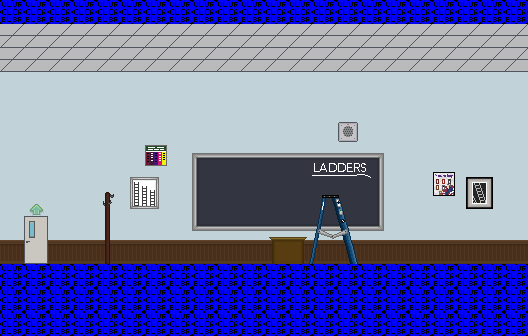

A level layout from a 2D game, rendered from its tile map. Below: a short description, then the map file with tile-grid data replaced by summaries:
An orthogonal 22x14 tile map with 24x24 px tiles, 6 tile layers (bg, walldecor, podium, seats, ...), 2 tilesets and 1 object (door).

<map version="1.0" orientation="orthogonal" width="22" height="14" tilewidth="24" tileheight="24">
 <properties>
  <property name="autosave" value="false" />
  <property name="soundtrack" value="greendale-alt" />
 </properties>
 <tileset firstgid="1" name="greendale-classrooms" tilewidth="24" tileheight="24">
  <image source="../images/tilesets/greendale-classrooms.png" width="288" height="479" />
 </tileset>
 <tileset firstgid="229" name="collisions" tilewidth="24" tileheight="24">
  <image source="../images/tilesets/collisions.png" width="512" height="512" />
 </tileset>
 <layer name="bg" width="22" height="14">
  <data>[308 cells, 308 non-empty, 9 distinct tile ids]</data>
 </layer>
 <layer name="walldecor" width="22" height="14">
  <data>[308 cells, 45 non-empty, 17 distinct tile ids]</data>
 </layer>
 <layer name="podium" width="22" height="14">
  <data>[308 cells, 16 non-empty, 12 distinct tile ids]</data>
 </layer>
 <layer name="seats" width="22" height="14">
  <properties>
   <property name="foreground" value="true" />
  </properties>
  <data>[308 cells, 24 non-empty, 4 distinct tile ids]</data>
 </layer>
 <layer name="ladder" width="22" height="14">
  <data>[308 cells, 10 non-empty, 10 distinct tile ids]</data>
 </layer>
 <layer name="collision" width="22" height="14">
  <data>[308 cells, 88 non-empty, 1 distinct tile ids]</data>
 </layer>
 <objectgroup name="nodes" width="22" height="14">
  <object name="main" type="door" x="24" y="216" width="24" height="48">
   <properties>
    <property name="level" value="class-hallway" />
    <property name="to" value="ladders" />
   </properties>
  </object>
 </objectgroup>
</map>
